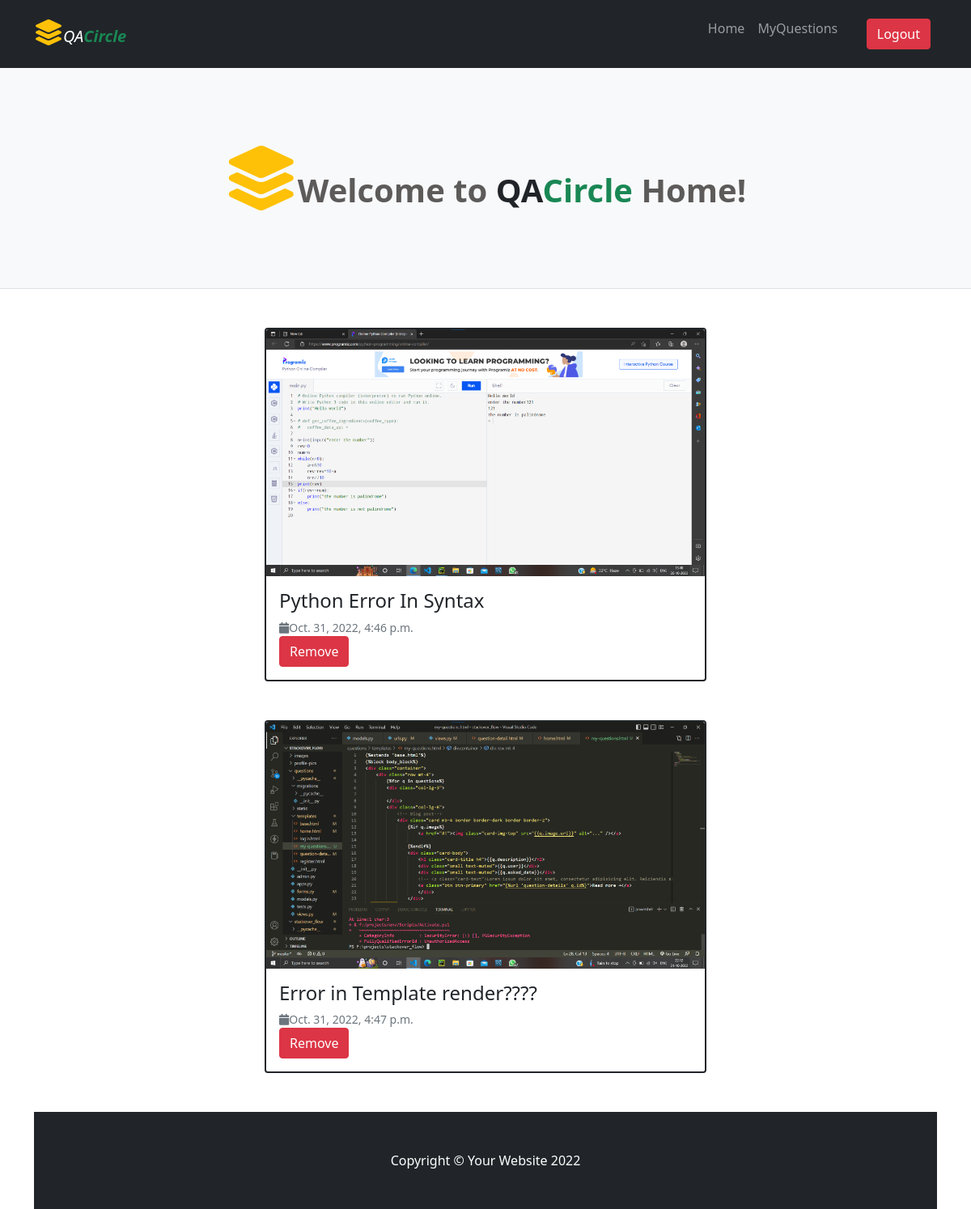
Before: /myquestions (signed in) with the older database file.
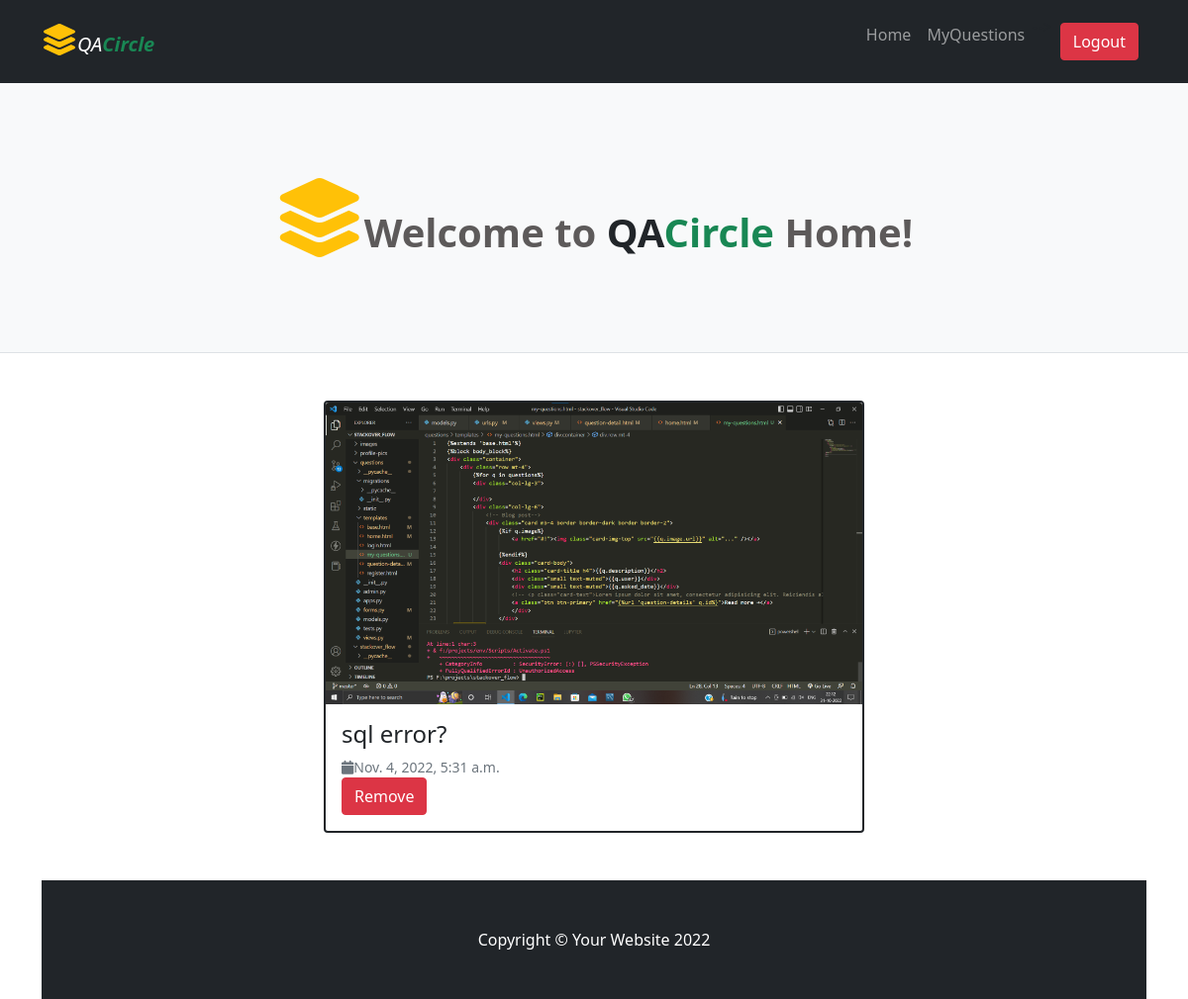
After: the same page with the newer database file.
### questions/models.py (models this page shows, shortened)
class Questions(models.Model):
    user=models.ForeignKey(MyUser,on_delete=models.CASCADE)
    description=models.CharField(max_length=120)
    image=models.ImageField(upload_to="images",null=True,blank=True)
    asked_date=models.DateTimeField(auto_now_add=True)
    is_active=models.BooleanField(default=True)

### questions/views.py (the view)
# urls.py: path("myquestions",views.MyquestionsView.as_view(),name="my-questions"),
@method_decorator(decs,name="dispatch")
class MyquestionsView(View):
    def get(self,request,*args,**kwargs):
        my_questions=request.user.questions_set.all()
        return render(request,"my-questions.html",{"questions":my_questions})

### questions/views.py (called while the page is built)
def signin_required(fn):
    def wrapper(request,*args,**kwargs):
        if not request.user.is_authenticated:
            messages.error(request,"you must login")
            return redirect("login")
        else:
            return fn(request,*args,**kwargs)
    return wrapper

### questions/templates/my-questions.html
{%extends 'base.html'%}
{%block body_block%}
<div class="container">
    <div class="row mt-4">
        {%for q in questions%}
        <div class="col-lg-3">
        </div>
        <div class="col-lg-6">
            <div class="card mb-4 border border-dark border border-2">
                {%if q.image%}
                    <a href="#!"><img class="card-img-top" src="{{q.image.url}}" alt="..." /></a>
                {%endif%}
                <div class="card-body">
                    <h2 class="card-title h4">{{q.description}}</h2>
                    <div class="small text-muted"><i class="fa-sharp fa-solid fa-calendar"></i>{{q.asked_date}}</div>
                    <a class="btn btn-danger" href="{%url 'delete-myquestion' q.id%}">Remove</a>
                    </div>
                </div>
            </div>
  <div class="col-lg-3">
</div>
  {%endfor%}
</div>
{%endblock%}

Changed rows visible on the page:
removed Questions: image (picture), description "Python Error In Syntax", asked_date "Oct. 31, 2022, 4:46 p.m."
removed Questions: image (picture), description "Error in Template render????", asked_date "Oct. 31, 2022, 4:47 p.m."
added Questions: image (picture), description "sql error?", asked_date "Nov. 4, 2022, 5:31 a.m."
